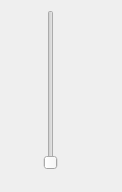
<?xml version="1.0" encoding="UTF-8"?>
<ui version="4.0">
 <class>volume</class>
 <widget class="QWidget" name="volume">
  <property name="geometry">
   <rect>
    <x>0</x>
    <y>0</y>
    <width>122</width>
    <height>192</height>
   </rect>
  </property>
  <property name="windowTitle">
   <string>Form</string>
  </property>
  <widget class="QSlider" name="verticalSlider">
   <property name="geometry">
    <rect>
     <x>40</x>
     <y>10</y>
     <width>22</width>
     <height>160</height>
    </rect>
   </property>
   <property name="orientation">
    <enum>Qt::Vertical</enum>
   </property>
  </widget>
 </widget>
 <resources/>
 <connections/>
</ui>
